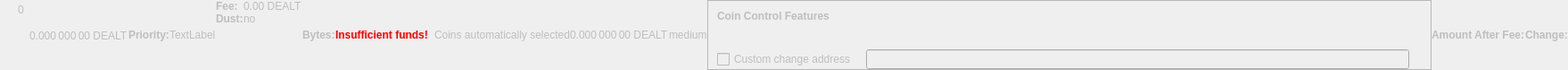
    <widget class="QWidget" name="dummyHideWidget" native="true">
     <property name="enabled">
      <bool>false</bool>
     </property>
     <property name="maximumSize">
      <size>
       <width>100</width>
       <height>22</height>
      </size>
     </property>
     <layout class="QHBoxLayout" name="dummyHideLayout">
      <property name="spacing">
       <number>0</number>
      </property>
      <property name="leftMargin">
       <number>0</number>
      </property>
      <property name="topMargin">
       <number>0</number>
      </property>
      <property name="rightMargin">
       <number>0</number>
      </property>
      <property name="bottomMargin">
       <number>0</number>
      </property>
      <item>
       <layout class="QFormLayout" name="formLayoutCoinControl1">
        <property name="horizontalSpacing">
         <number>10</number>
        </property>
        <property name="verticalSpacing">
         <number>14</number>
        </property>
        <property name="leftMargin">
         <number>10</number>
        </property>
        <property name="topMargin">
         <number>4</number>
        </property>
        <property name="rightMargin">
         <number>6</number>
        </property>
        <item row="0" column="1">
         <widget class="QLabel" name="labelCoinControlBytes">
          <property name="cursor">
           <cursorShape>IBeamCursor</cursorShape>
          </property>
          <property name="contextMenuPolicy">
           <enum>Qt::ActionsContextMenu</enum>
          </property>
          <property name="text">
           <string notr="true">0</string>
          </property>
          <property name="textInteractionFlags">
           <set>Qt::LinksAccessibleByMouse|Qt::TextSelectableByKeyboard|Qt::TextSelectableByMouse</set>
          </property>
         </widget>
        </item>
       </layout>
      </item>
      <item>
       <widget class="QLabel" name="labelCoinControlAfterFee">
        <property name="enabled">
         <bool>false</bool>
        </property>
        <property name="sizePolicy">
         <sizepolicy hsizetype="Fixed" vsizetype="Fixed">
          <horstretch>0</horstretch>
          <verstretch>0</verstretch>
         </sizepolicy>
        </property>
        <property name="minimumSize">
         <size>
          <width>111</width>
          <height>12</height>
         </size>
        </property>
        <property name="maximumSize">
         <size>
          <width>111</width>
          <height>12</height>
         </size>
        </property>
        <property name="cursor">
         <cursorShape>IBeamCursor</cursorShape>
        </property>
        <property name="contextMenuPolicy">
         <enum>Qt::ActionsContextMenu</enum>
        </property>
        <property name="text">
         <string notr="true">0.000 000 00 DEALT</string>
        </property>
        <property name="textInteractionFlags">
         <set>Qt::LinksAccessibleByMouse|Qt::TextSelectableByKeyboard|Qt::TextSelectableByMouse</set>
        </property>
       </widget>
      </item>
      <item>
       <widget class="QLabel" name="labelCoinControlPriorityText">
        <property name="enabled">
         <bool>false</bool>
        </property>
        <property name="font">
         <font>
          <weight>75</weight>
          <bold>true</bold>
         </font>
        </property>
        <property name="text">
         <string>Priority:</string>
        </property>
       </widget>
      </item>
      <item>
       <layout class="QHBoxLayout" name="horizontalLayout">
        <item>
         <widget class="QLabel" name="WarningLabel">
          <property name="text">
           <string>TextLabel</string>
          </property>
         </widget>
        </item>
       </layout>
      </item>
      <item>
       <layout class="QFormLayout" name="formLayoutCoinControl3">
        <property name="horizontalSpacing">
         <number>0</number>
        </property>
        <property name="verticalSpacing">
         <number>0</number>
        </property>
        <property name="leftMargin">
         <number>0</number>
        </property>
        <property name="topMargin">
         <number>0</number>
        </property>
        <property name="rightMargin">
         <number>0</number>
        </property>
        <item row="0" column="0">
         <widget class="QLabel" name="labelCoinControlFeeText">
          <property name="enabled">
           <bool>false</bool>
          </property>
          <property name="font">
           <font>
            <weight>75</weight>
            <bold>true</bold>
           </font>
          </property>
          <property name="text">
           <string>Fee:</string>
          </property>
          <property name="margin">
           <number>0</number>
          </property>
         </widget>
        </item>
        <item row="0" column="1">
         <widget class="QLabel" name="labelCoinControlFee">
          <property name="enabled">
           <bool>false</bool>
          </property>
          <property name="cursor">
           <cursorShape>IBeamCursor</cursorShape>
          </property>
          <property name="contextMenuPolicy">
           <enum>Qt::ActionsContextMenu</enum>
          </property>
          <property name="text">
           <string notr="true">0.00 DEALT</string>
          </property>
          <property name="textInteractionFlags">
           <set>Qt::LinksAccessibleByMouse|Qt::TextSelectableByKeyboard|Qt::TextSelectableByMouse</set>
          </property>
         </widget>
        </item>
        <item row="1" column="0">
         <widget class="QLabel" name="labelCoinControlLowOutputText">
          <property name="enabled">
           <bool>false</bool>
          </property>
          <property name="font">
           <font>
            <weight>75</weight>
            <bold>true</bold>
           </font>
          </property>
          <property name="text">
           <string>Dust:</string>
          </property>
         </widget>
        </item>
        <item row="1" column="1">
         <widget class="QLabel" name="labelCoinControlLowOutput">
          <property name="enabled">
           <bool>false</bool>
          </property>
          <property name="cursor">
           <cursorShape>IBeamCursor</cursorShape>
          </property>
          <property name="contextMenuPolicy">
           <enum>Qt::ActionsContextMenu</enum>
          </property>
          <property name="text">
           <string>no</string>
          </property>
          <property name="textInteractionFlags">
           <set>Qt::LinksAccessibleByMouse|Qt::TextSelectableByKeyboard|Qt::TextSelectableByMouse</set>
          </property>
         </widget>
        </item>
       </layout>
      </item>
      <item>
       <widget class="QLabel" name="labelCoinControlBytesText">
        <property name="enabled">
         <bool>false</bool>
        </property>
        <property name="font">
         <font>
          <weight>75</weight>
          <bold>true</bold>
         </font>
        </property>
        <property name="text">
         <string>Bytes:</string>
        </property>
       </widget>
      </item>
      <item>
       <layout class="QFormLayout" name="formLayoutCoinControl2">
        <property name="horizontalSpacing">
         <number>0</number>
        </property>
        <property name="verticalSpacing">
         <number>0</number>
        </property>
        <property name="leftMargin">
         <number>0</number>
        </property>
        <property name="topMargin">
         <number>0</number>
        </property>
        <property name="rightMargin">
         <number>0</number>
        </property>
       </layout>
      </item>
      <item>
       <layout class="QHBoxLayout" name="horizontalLayoutCoinControl2">
        <property name="spacing">
         <number>0</number>
        </property>
        <property name="bottomMargin">
         <number>0</number>
        </property>
       </layout>
      </item>
      <item>
       <widget class="QLabel" name="labelCoinControlInsuffFunds">
        <property name="enabled">
         <bool>false</bool>
        </property>
        <property name="minimumSize">
         <size>
          <width>0</width>
          <height>0</height>
         </size>
        </property>
        <property name="font">
         <font>
          <weight>75</weight>
          <bold>true</bold>
         </font>
        </property>
        <property name="styleSheet">
         <string notr="true">color:red;font-weight:bold;</string>
        </property>
        <property name="text">
         <string>Insufficient funds!</string>
        </property>
        <property name="margin">
         <number>5</number>
        </property>
       </widget>
      </item>
      <item>
       <layout class="QFormLayout" name="formLayoutCoinControl4">
        <property name="horizontalSpacing">
         <number>0</number>
        </property>
        <property name="verticalSpacing">
         <number>0</number>
        </property>
        <property name="leftMargin">
         <number>0</number>
        </property>
        <property name="topMargin">
         <number>0</number>
        </property>
        <property name="rightMargin">
         <number>0</number>
        </property>
       </layout>
      </item>
      <item>
       <widget class="QLabel" name="labelCoinControlChangeLabel">
        <property name="enabled">
         <bool>false</bool>
        </property>
        <property name="sizePolicy">
         <sizepolicy hsizetype="Preferred" vsizetype="Expanding">
          <horstretch>0</horstretch>
          <verstretch>0</verstretch>
         </sizepolicy>
        </property>
        <property name="minimumSize">
         <size>
          <width>0</width>
          <height>0</height>
         </size>
        </property>
        <property name="text">
         <string/>
        </property>
        <property name="margin">
         <number>3</number>
        </property>
       </widget>
      </item>
      <item>
       <widget class="QLabel" name="labelCoinControlAutomaticallySelected">
        <property name="enabled">
         <bool>false</bool>
        </property>
        <property name="sizePolicy">
         <sizepolicy hsizetype="Fixed" vsizetype="Fixed">
          <horstretch>0</horstretch>
          <verstretch>0</verstretch>
         </sizepolicy>
        </property>
        <property name="minimumSize">
         <size>
          <width>0</width>
          <height>0</height>
         </size>
        </property>
        <property name="maximumSize">
         <size>
          <width>240</width>
          <height>16777215</height>
         </size>
        </property>
        <property name="text">
         <string>Coins automatically selected</string>
        </property>
        <property name="margin">
         <number>5</number>
        </property>
       </widget>
      </item>
      <item>
       <widget class="QLabel" name="labelCoinControlChange">
        <property name="enabled">
         <bool>false</bool>
        </property>
        <property name="sizePolicy">
         <sizepolicy hsizetype="Fixed" vsizetype="Fixed">
          <horstretch>0</horstretch>
          <verstretch>0</verstretch>
         </sizepolicy>
        </property>
        <property name="minimumSize">
         <size>
          <width>111</width>
          <height>0</height>
         </size>
        </property>
        <property name="maximumSize">
         <size>
          <width>111</width>
          <height>16777215</height>
         </size>
        </property>
        <property name="cursor">
         <cursorShape>IBeamCursor</cursorShape>
        </property>
        <property name="contextMenuPolicy">
         <enum>Qt::ActionsContextMenu</enum>
        </property>
        <property name="text">
         <string notr="true">0.000 000 00 DEALT</string>
        </property>
        <property name="textInteractionFlags">
         <set>Qt::LinksAccessibleByMouse|Qt::TextSelectableByKeyboard|Qt::TextSelectableByMouse</set>
        </property>
       </widget>
      </item>
      <item>
       <widget class="QLabel" name="labelCoinControlPriority">
        <property name="enabled">
         <bool>false</bool>
        </property>
        <property name="cursor">
         <cursorShape>IBeamCursor</cursorShape>
        </property>
        <property name="contextMenuPolicy">
         <enum>Qt::ActionsContextMenu</enum>
        </property>
        <property name="text">
         <string>medium</string>
        </property>
        <property name="textInteractionFlags">
         <set>Qt::LinksAccessibleByMouse|Qt::TextSelectableByKeyboard|Qt::TextSelectableByMouse</set>
        </property>
       </widget>
      </item>
      <item>
       <widget class="QFrame" name="frameCoinControl">
        <property name="sizePolicy">
         <sizepolicy hsizetype="Expanding" vsizetype="Expanding">
          <horstretch>0</horstretch>
          <verstretch>0</verstretch>
         </sizepolicy>
        </property>
        <property name="maximumSize">
         <size>
          <width>16777215</width>
          <height>16777215</height>
         </size>
        </property>
        <property name="frameShape">
         <enum>QFrame::StyledPanel</enum>
        </property>
        <property name="frameShadow">
         <enum>QFrame::Sunken</enum>
        </property>
        <layout class="QVBoxLayout" name="verticalLayoutCoinControl2_2">
         <property name="spacing">
          <number>0</number>
         </property>
         <property name="leftMargin">
          <number>0</number>
         </property>
         <property name="topMargin">
          <number>0</number>
         </property>
         <property name="rightMargin">
          <number>0</number>
         </property>
         <property name="bottomMargin">
          <number>0</number>
         </property>
         <item>
          <layout class="QVBoxLayout" name="verticalLayoutCoinControl" stretch="0,0,0,1">
           <property name="spacing">
            <number>0</number>
           </property>
           <property name="leftMargin">
            <number>10</number>
           </property>
           <property name="topMargin">
            <number>10</number>
           </property>
           <item>
            <layout class="QHBoxLayout" name="horizontalLayoutCoinControl1">
             <property name="bottomMargin">
              <number>15</number>
             </property>
             <item>
              <widget class="QLabel" name="labelCoinControlFeatures">
               <property name="enabled">
                <bool>false</bool>
               </property>
               <property name="sizePolicy">
                <sizepolicy hsizetype="Preferred" vsizetype="Maximum">
                 <horstretch>0</horstretch>
                 <verstretch>0</verstretch>
                </sizepolicy>
               </property>
               <property name="font">
                <font>
                 <weight>75</weight>
                 <bold>true</bold>
                </font>
               </property>
               <property name="styleSheet">
                <string notr="true">font-weight:bold;</string>
               </property>
               <property name="text">
                <string>Coin Control Features</string>
               </property>
              </widget>
             </item>
            </layout>
           </item>
           <item>
            <widget class="QWidget" name="widgetCoinControl" native="true">
             <property name="sizePolicy">
              <sizepolicy hsizetype="Preferred" vsizetype="Preferred">
               <horstretch>0</horstretch>
               <verstretch>0</verstretch>
              </sizepolicy>
             </property>
             <property name="minimumSize">
              <size>
               <width>0</width>
               <height>0</height>
              </size>
             </property>
             <property name="styleSheet">
              <string notr="true"/>
             </property>
             <layout class="QHBoxLayout" name="horizontalLayoutCoinControl5_2">
              <property name="leftMargin">
               <number>0</number>
              </property>
              <property name="topMargin">
               <number>0</number>
              </property>
              <property name="rightMargin">
               <number>0</number>
              </property>
              <property name="bottomMargin">
               <number>0</number>
              </property>
              <item>
               <layout class="QHBoxLayout" name="horizontalLayoutCoinControl3">
                <property name="spacing">
                 <number>20</number>
                </property>
                <property name="topMargin">
                 <number>0</number>
                </property>
                <property name="bottomMargin">
                 <number>10</number>
                </property>
               </layout>
              </item>
             </layout>
            </widget>
           </item>
           <item>
            <layout class="QHBoxLayout" name="horizontalLayoutCoinControl4" stretch="0,0,0">
             <property name="spacing">
              <number>12</number>
             </property>
             <property name="sizeConstraint">
              <enum>QLayout::SetDefaultConstraint</enum>
             </property>
             <property name="topMargin">
              <number>5</number>
             </property>
             <property name="rightMargin">
              <number>5</number>
             </property>
             <item>
              <widget class="QCheckBox" name="checkBoxCoinControlChange">
               <property name="enabled">
                <bool>false</bool>
               </property>
               <property name="toolTip">
                <string>If this is activated, but the change address is empty or invalid, change will be sent to a newly generated address.</string>
               </property>
               <property name="text">
                <string>Custom change address</string>
               </property>
              </widget>
             </item>
             <item>
              <widget class="QValidatedLineEdit" name="lineEditCoinControlChange">
               <property name="enabled">
                <bool>false</bool>
               </property>
               <property name="sizePolicy">
                <sizepolicy hsizetype="Expanding" vsizetype="Fixed">
                 <horstretch>0</horstretch>
                 <verstretch>0</verstretch>
                </sizepolicy>
               </property>
              </widget>
             </item>
             <item>
              <widget class="QLabel" name="labelCoinControlChangeLabel_2">
               <property name="sizePolicy">
                <sizepolicy hsizetype="Preferred" vsizetype="Expanding">
                 <horstretch>0</horstretch>
                 <verstretch>0</verstretch>
                </sizepolicy>
               </property>
               <property name="minimumSize">
                <size>
                 <width>0</width>
                 <height>0</height>
                </size>
               </property>
               <property name="text">
                <string/>
               </property>
               <property name="margin">
                <number>3</number>
               </property>
              </widget>
             </item>
            </layout>
           </item>
           <item>
            <spacer name="verticalSpacerCoinControl">
             <property name="orientation">
              <enum>Qt::Vertical</enum>
             </property>
             <property name="sizeHint" stdset="0">
              <size>
               <width>800</width>
               <height>1</height>
              </size>
             </property>
            </spacer>
           </item>
          </layout>
         </item>
        </layout>
       </widget>
      </item>
      <item>
       <widget class="QLabel" name="labelCoinControlAfterFeeText">
        <property name="enabled">
         <bool>false</bool>
        </property>
        <property name="minimumSize">
         <size>
          <width>0</width>
          <height>0</height>
         </size>
        </property>
        <property name="maximumSize">
         <size>
          <width>16777215</width>
          <height>16777215</height>
         </size>
        </property>
        <property name="font">
         <font>
          <weight>75</weight>
          <bold>true</bold>
         </font>
        </property>
        <property name="text">
         <string>Amount After Fee:</string>
        </property>
        <property name="alignment">
         <set>Qt::AlignLeading|Qt::AlignLeft|Qt::AlignVCenter</set>
        </property>
        <property name="margin">
         <number>0</number>
        </property>
       </widget>
      </item>
      <item>
       <widget class="QLabel" name="labelCoinControlChangeText">
        <property name="enabled">
         <bool>false</bool>
        </property>
        <property name="sizePolicy">
         <sizepolicy hsizetype="Preferred" vsizetype="Preferred">
          <horstretch>0</horstretch>
          <verstretch>0</verstretch>
         </sizepolicy>
        </property>
        <property name="minimumSize">
         <size>
          <width>0</width>
          <height>0</height>
         </size>
        </property>
        <property name="maximumSize">
         <size>
          <width>16777215</width>
          <height>16777215</height>
         </size>
        </property>
        <property name="font">
         <font>
          <weight>75</weight>
          <bold>true</bold>
         </font>
        </property>
        <property name="text">
         <string>Change:</string>
        </property>
        <property name="alignment">
         <set>Qt::AlignLeading|Qt::AlignLeft|Qt::AlignVCenter</set>
        </property>
       </widget>
      </item>
     </layout>
    </widget>
